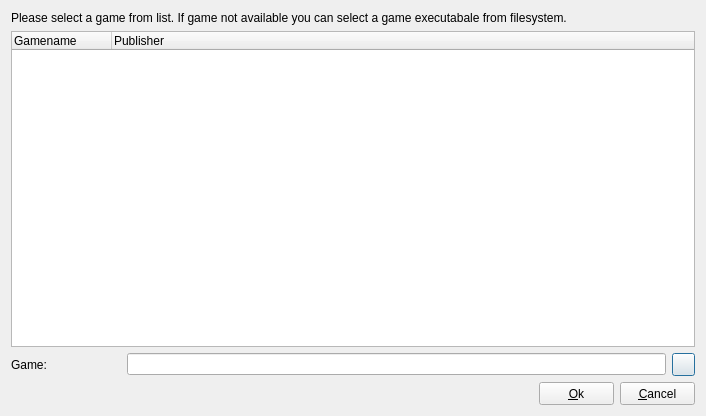
<ui version="4.0" >
 <author>Alexander Saal - alex.saal@gmx.de</author>
 <class>UiGames</class>
 <widget class="QDialog" name="UiGames" >
  <property name="geometry" >
   <rect>
    <x>0</x>
    <y>0</y>
    <width>706</width>
    <height>416</height>
   </rect>
  </property>
  <property name="windowTitle" >
   <string>Games</string>
  </property>
  <property name="windowIcon" >
   <iconset resource="../../resource/dboxfe.qrc" >
    <normaloff>:/pics/images/applications_16.png</normaloff>:/pics/images/applications_16.png</iconset>
  </property>
  <layout class="QGridLayout" name="glGame" >
   <item row="0" column="0" >
    <widget class="QLabel" name="labelGameInformation" >
     <property name="text" >
      <string>Please select a game from list. If game not available you can select a game executabale from filesystem.</string>
     </property>
    </widget>
   </item>
   <item row="1" column="0" >
    <layout class="QGridLayout" name="gridLayoutGameOption" >
     <item row="0" column="0" >
      <widget class="QTreeWidget" name="treeWidgetGames" >
       <property name="rootIsDecorated" >
        <bool>false</bool>
       </property>
       <column>
        <property name="text" >
         <string>Gamename</string>
        </property>
       </column>
       <column>
        <property name="text" >
         <string>Publisher</string>
        </property>
       </column>
      </widget>
     </item>
     <item row="1" column="0" >
      <layout class="QHBoxLayout" name="hlGameExecutable" >
       <item>
        <widget class="QLabel" name="labelGameExecutable" >
         <property name="minimumSize" >
          <size>
           <width>110</width>
           <height>0</height>
          </size>
         </property>
         <property name="maximumSize" >
          <size>
           <width>110</width>
           <height>16777215</height>
          </size>
         </property>
         <property name="text" >
          <string>Game:</string>
         </property>
        </widget>
       </item>
       <item>
        <widget class="QLineEdit" name="lineEditExecutable" />
       </item>
       <item>
        <widget class="QPushButton" name="btnGameExecutable" >
         <property name="minimumSize" >
          <size>
           <width>23</width>
           <height>23</height>
          </size>
         </property>
         <property name="maximumSize" >
          <size>
           <width>23</width>
           <height>23</height>
          </size>
         </property>
         <property name="text" >
          <string/>
         </property>
         <property name="icon" >
          <iconset resource="../../resource/dboxfe.qrc" >
           <normaloff>:/pics/images/folder-open_16.png</normaloff>:/pics/images/folder-open_16.png</iconset>
         </property>
        </widget>
       </item>
      </layout>
     </item>
    </layout>
   </item>
   <item row="2" column="0" >
    <layout class="QHBoxLayout" name="hlGameButtonGroup" >
     <item>
      <spacer name="hsGameButtonGroup" >
       <property name="orientation" >
        <enum>Qt::Horizontal</enum>
       </property>
       <property name="sizeHint" stdset="0" >
        <size>
         <width>40</width>
         <height>20</height>
        </size>
       </property>
      </spacer>
     </item>
     <item>
      <widget class="QPushButton" name="btnOk" >
       <property name="minimumSize" >
        <size>
         <width>75</width>
         <height>23</height>
        </size>
       </property>
       <property name="maximumSize" >
        <size>
         <width>75</width>
         <height>233</height>
        </size>
       </property>
       <property name="text" >
        <string>&amp;Ok</string>
       </property>
       <property name="icon" >
        <iconset resource="../../resource/dboxfe.qrc" >
         <normaloff>:/pics/images/apply_16.png</normaloff>:/pics/images/apply_16.png</iconset>
       </property>
      </widget>
     </item>
     <item>
      <widget class="QPushButton" name="btnCancel" >
       <property name="minimumSize" >
        <size>
         <width>75</width>
         <height>23</height>
        </size>
       </property>
       <property name="maximumSize" >
        <size>
         <width>75</width>
         <height>233</height>
        </size>
       </property>
       <property name="text" >
        <string>&amp;Cancel</string>
       </property>
       <property name="icon" >
        <iconset resource="../../resource/dboxfe.qrc" >
         <normaloff>:/pics/images/cancel_16.png</normaloff>:/pics/images/cancel_16.png</iconset>
       </property>
      </widget>
     </item>
    </layout>
   </item>
  </layout>
 </widget>
 <resources>
  <include location="../../resource/dboxfe.qrc" />
  <include location="../../resource/dboxfe.qrc" />
 </resources>
 <connections/>
</ui>
